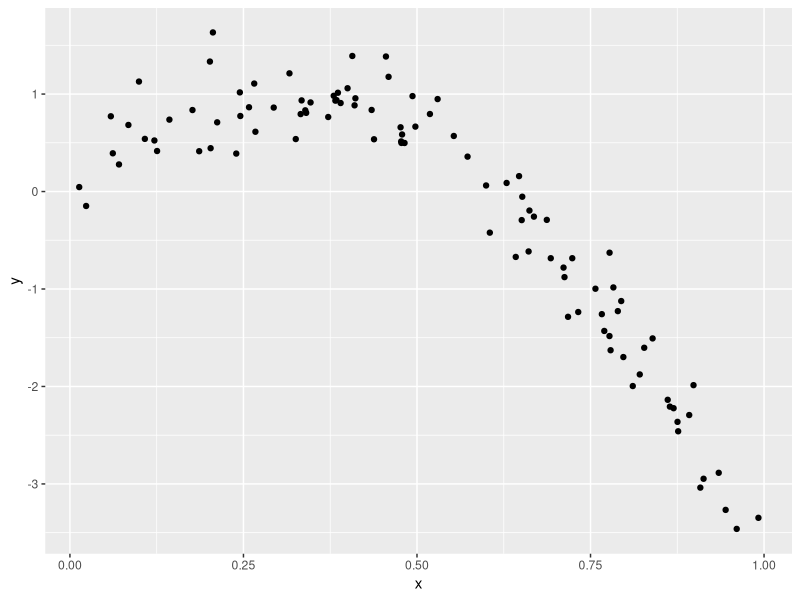
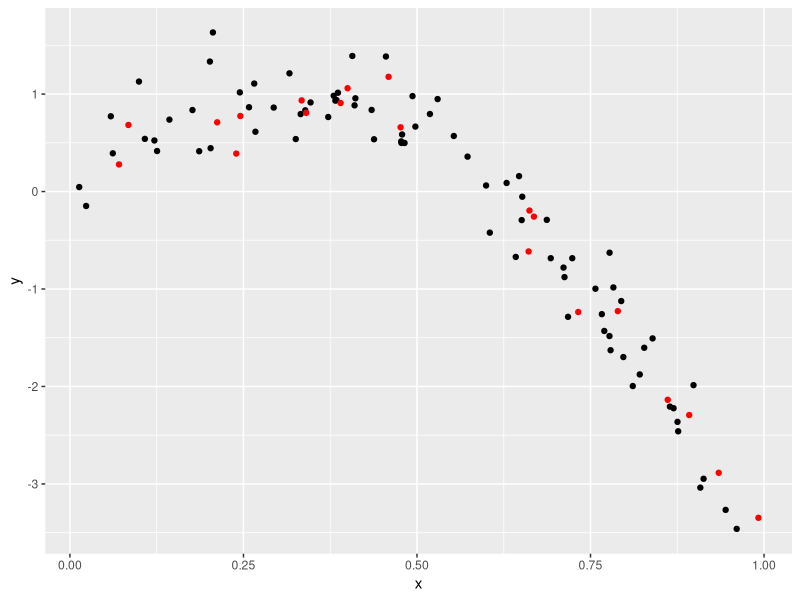
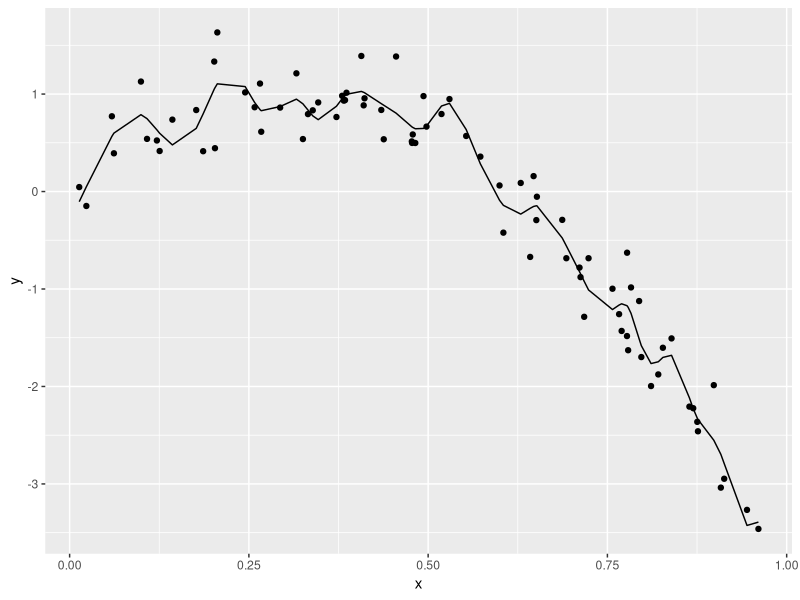

Generate these figures, in order, with R:
## ---- chunk 1
library(tidyverse)
library(modelr)
library(mgcv)


set.seed(1)

## ---- chunk 2
nonlin_df = 
  tibble(
    id = 1:100,
    x = runif(100, 0, 1),
    y = 1 - 10 * (x - .3) ^ 2 + rnorm(100, 0, .3)
  )

nonlin_df |> 
  ggplot(aes(x = x, y = y)) + 
  geom_point()

## ---- chunk 3
train_df = sample_n(nonlin_df, 80)
test_df = anti_join(nonlin_df, train_df, by = "id")
## ---- chunk 4
train_df |>
  ggplot(aes(x = x, y = y)) +
  geom_point() +
  geom_point(data = test_df, color = "red")
## ---- chunk 5
linear_mod = lm(y ~ x, data = train_df)
smooth_mod = mgcv::gam(y ~ s(x), data = train_df)
wiggly_mod = mgcv::gam(y ~ s(x, k = 30), sp = 10e-6, data = train_df)


## ---- chunk 6
train_df |>
  modelr::add_predictions(wiggly_mod) |>
  ggplot(aes(x = x, y = y)) +
  geom_point() +
  geom_line(aes(y = pred))
## ---- chunk 7
rmse(linear_mod, train_df)
rmse(smooth_mod, train_df)
rmse(wiggly_mod, train_df)
## ---- chunk 8
rmse(linear_mod, test_df)
rmse(smooth_mod, test_df)
rmse(wiggly_mod, test_df)
